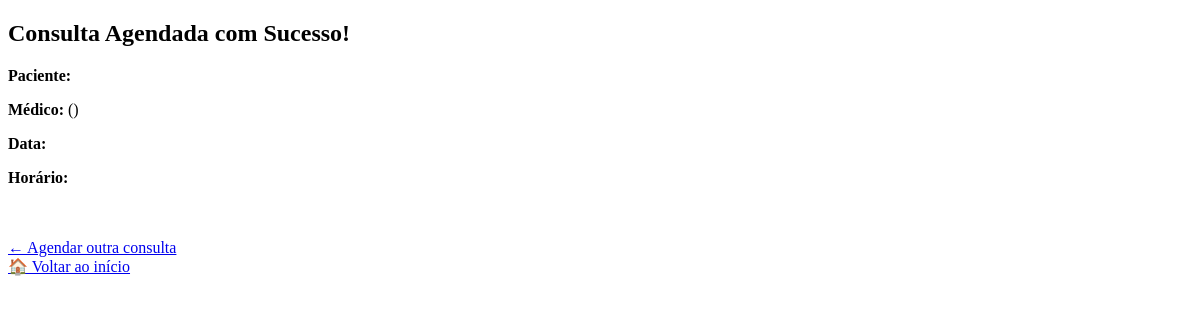
Before: /comprovante/27 (signed in) with the older database file.
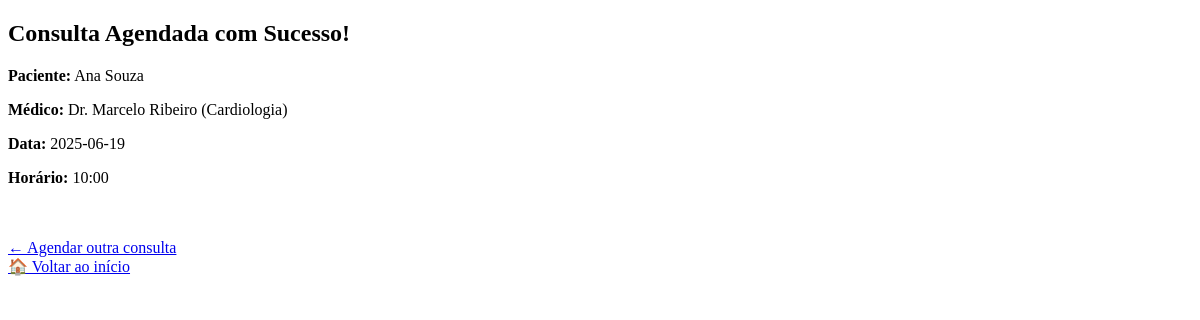
After: the same page with the newer database file.
### tables this page shows
CREATE TABLE usuario (
    id INTEGER PRIMARY KEY AUTOINCREMENT,
    nome TEXT NOT NULL,
    email TEXT NOT NULL UNIQUE,
    senha_hash TEXT NOT NULL
);

CREATE TABLE "medico" (
	"id"	INTEGER,
	"nome"	TEXT NOT NULL,
	"especialidade"	TEXT NOT NULL,
	PRIMARY KEY("id" AUTOINCREMENT)
);

CREATE TABLE agenda (
    id INTEGER PRIMARY KEY AUTOINCREMENT,
    medico_id INTEGER NOT NULL,
    data TEXT NOT NULL,
    horario TEXT NOT NULL,
    vagas_totais INTEGER NOT NULL,
    vagas_ocupadas INTEGER DEFAULT 0,
    FOREIGN KEY (medico_id) REFERENCES medico(id)
);

### app.py (the view)
@app.route('/comprovante/<int:consulta_id>')
def comprovante(consulta_id):
    if 'atendente_id' not in session:
        return redirect(url_for('login'))
    conn = get_db_connection()
    cursor = conn.cursor()
    cursor.execute('''
        SELECT c.id, u.nome AS paciente, m.nome AS medico, m.especialidade,
               a.data, a.horario
        FROM consulta c
        JOIN usuario u ON c.usuario_id = u.id
        JOIN agenda a ON c.agenda_id = a.id
        JOIN medico m ON a.medico_id = m.id
        WHERE c.id = ?
    ''', (consulta_id,))
    consulta = cursor.fetchone()
    conn.close()
    return render_template('comprovante.html', consulta=consulta)

### app.py (called while the page is built)
def get_db_connection():
    conn = sqlite3.connect('clinica.db')
    conn.row_factory = sqlite3.Row
    return conn

### templates/comprovante.html (shortened to what this page needs)
<!DOCTYPE html>
<html lang="pt-BR">
<head>
</head>
<body>
    <h2>Consulta Agendada com Sucesso!</h2>
    <p><strong>Paciente:</strong> {{ consulta['paciente'] }}</p>
    <p><strong>Médico:</strong> {{ consulta['medico'] }} ({{ consulta['especialidade'] }})</p>
    <p><strong>Data:</strong> {{ consulta['data'] }}</p>
    <p><strong>Horário:</strong> {{ consulta['horario'] }}</p>
    <br><br>
    <a href="{{ url_for('agendar') }}">← Agendar outra consulta</a><br>
    <a href="{{ url_for('home') }}">🏠 Voltar ao início</a>
</body>
</html>

Changed rows visible on the page:
now on this page (row unchanged): usuario: paciente "Ana Souza"
now on this page (row unchanged): medico: medico "Dr. Marcelo Ribeiro", especialidade "Cardiologia"
now on this page (row edited): agenda: data "2025-06-19", horario "10:00"
